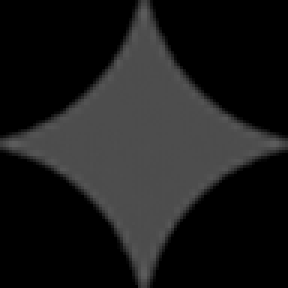
#> input picture scripts/gemini_watermark_alpha.png, 96 x 96 px, given in place of explore_world.png, which was not available (shown 3 times larger)
$ python build_explore_masks.py
#> lines starting #> are read from the running program, lines starting #| are printed output that depends on the picture; after the words box and inside, x2 and y2 are one past the last pixel; in counts of white or black regions, pixels touching at a corner belong together
"""Build the exploration world-map region masks: one alpha PNG per chapter (SCREEN_DESIGN §8-4 · ADR-0543).

The locked-chapter veil on the exploration tab is masked by these — it covers that chapter's LAND only.
- sea          = the sea-coloured mass touching the picture edge
- water        = saturated blue joined to the sea (rivers, shore rims) + river pieces cut off by bridges
                 (they run along a border between two chapters). Never in any chapter — water stays bright.
                 The frozen lake / oasis sit in the middle of one land, so they stay land
- chapter land = watershed from the seed polygons below (shrunk inwards) out to the colour edges
                 (rivers · cliffs · outlines). Tundra's blue-grey cliff walls are seeded to tundra (the plateau above)

Run after replacing the map picture:  python scripts/build_explore_masks.py [--overlay out.png]
- input  src/assets/art/backgrounds/source/explore_world.png, cropped like the installed WebP (CROP below)
- output src/assets/art/backgrounds/explore_world_mask/<chapter>.png  (same size as the installed map)
- re-draw SEEDS (percent of the cropped picture) if the new picture moves the lands
Requires numpy · scipy · Pillow. On this machine scipy needs anaconda's DLLs on PATH:
  PATH="/c/Users/user/anaconda3/Library/bin:$PATH" python scripts/build_explore_masks.py
"""

from __future__ import annotations

import argparse
from pathlib import Path

import numpy as np
from PIL import Image, ImageDraw, ImageFilter
from scipy import ndimage as ndi

ROOT = Path(__file__).resolve().parents[1]
SRC = ROOT / "src/assets/art/backgrounds/source/explore_world.png"
OUT = ROOT / "src/assets/art/backgrounds/explore_world_mask"
CROP = (0, 155, 1536, 155 + 714)   # same crop as explore_world.webp (src/assets/art/README.md)

# seed polygons — percent of the cropped picture · neighbours share vertices · only a rough "which land" guess
SEEDS = {
    1: [(0, 38), (8, 37.5), (13, 41), (18, 45), (21, 47), (21.5, 55), (22.5, 65), (22, 75), (21, 85), (20, 92), (10, 92), (0, 90)],
    2: [(0, 6), (15, 3), (34, 4), (33, 12), (33, 25), (31, 37), (26, 41), (21, 47), (18, 45), (13, 41), (8, 37.5), (0, 38)],
    3: [(21, 47), (26, 41), (31, 37), (38, 40), (44, 46), (51, 51), (54, 60), (55, 72), (54, 85), (55, 94), (40, 94), (20, 92), (21, 85), (22, 75), (22.5, 65), (21.5, 55)],
    4: [(34, 4), (45, 1), (61, 4), (62, 20), (63, 35), (62, 49), (58, 50), (51, 51), (44, 46), (38, 40), (31, 37), (33, 25), (33, 12)],
    5: [(51, 51), (58, 50), (62, 49), (70, 53), (78, 53), (83, 50), (84, 70), (85, 94), (70, 95), (55, 94), (54, 85), (55, 72), (54, 60)],
    6: [(61, 4), (75, 2), (88, 4), (86, 20), (85, 35), (83, 50), (78, 53), (70, 53), (62, 49), (63, 35), (62, 20)],
    7: [(88, 4), (92, 0), (100, 0), (100, 95), (85, 94), (84, 70), (83, 50), (85, 35), (86, 20)],
}
CLIFF_OWNER = 4        # blue-grey cliff walls belong to this land (tundra plateau)
SEA = np.array([15, 34, 54], float)
SEA_T = 22             # colour distance to the sea colour
SEED_IN = 28           # px the seed polygons are shrunk inwards
BORDER_BAND = 24       # px around a land-land seed border where a cut-off blue piece counts as river
FEATHER = 1.0          # px blur on the mask edge


def poly_mask(pts, w, h, value=1):
    img = Image.new("L", (w, h), 0)
    ImageDraw.Draw(img).polygon([(x * w / 100, y * h / 100) for x, y in pts], fill=value)
    return np.asarray(img)


def build(overlay: Path | None = None, muted: bool = False):
#> called with muted = False
    im = Image.open(SRC).convert("RGB").crop(CROP)
#> im: PIL image 1536x714 RGB; every value is 0
    w, h = im.size
#> w = 1536; h = 714
    a = np.asarray(im).astype(float)
#> a: shape (714, 1536, 3) float64; every value is 0

    mx, mn = a.max(axis=2), a.min(axis=2)
#> mx: shape (714, 1536) float64; every value is 0
    val = mx / 255
    sat = np.where(mx > 0, (mx - mn) / np.maximum(mx, 1), 0)
    r_, g_, b_ = a[..., 0], a[..., 1], a[..., 2]
    d = np.maximum(mx - mn, 1e-6)
#> d: shape (714, 1536) float64; every value is 1e-06
    hue = np.where(mx == r_, ((g_ - b_) / d) % 6, np.where(mx == g_, (b_ - r_) / d + 2, (r_ - g_) / d + 4)) / 6

    # sea — the sea-coloured mass touching the edge
    near = np.linalg.norm(a - SEA, axis=2) < SEA_T
#> near: shape (714, 1536) bool; every value is 0
    if muted:
        # Slate-teal water in the subdued redraw; exclude warm charcoal land and pale snow.
        near = (b_ - r_ > 7) & (g_ - r_ > 5) & (sat > 0.18) & (val < 0.52) & (hue > 0.47) & (hue < 0.63)
    lab, _ = ndi.label(near)
#> lab: shape (714, 1536) int32; every value is 0
    edge_ids = set(np.unique(np.concatenate([lab[0], lab[-1], lab[:, 0], lab[:, -1]]))) - {0}
#> edge_ids = 0 items
    sea = ndi.binary_opening(np.isin(lab, list(edge_ids)), iterations=1)

    # water joined to the sea — rivers · shore rims
    waterish = (sat > 0.62) & (val > 0.38) & (hue > 0.52) & (hue < 0.62)
    if muted:
        waterish = near & (sat > 0.24)
    lab, _ = ndi.label(waterish | sea)
    water = np.isin(lab, list(set(np.unique(lab[sea])) - {0})) & ~sea

    # river pieces cut off by bridges — they run along a land-land seed border (a lake sits in the middle of one land)
    plab = np.zeros((h, w), np.int16)
    for ch, pts in SEEDS.items():
        pv = poly_mask(pts, w, h, ch)
        plab[(pv > 0) & (plab == 0)] = pv[(pv > 0) & (plab == 0)]
#> this loop made 7 passes
#> pass 1, in build, `pv = poly_mask(pts, w, h, ch)`:
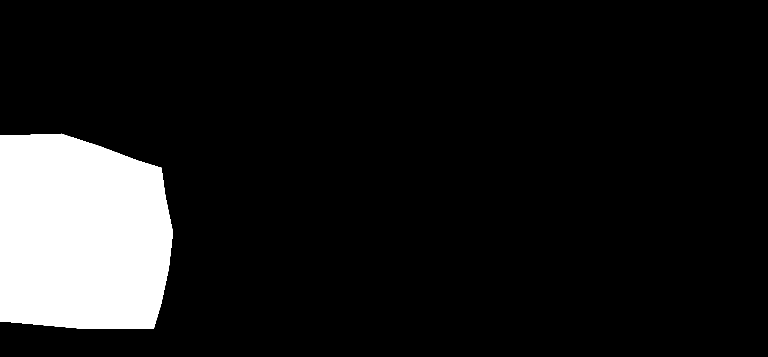
#> pv: shape (714, 1536) (shown at 1/2 size); values 0 (black) and 1 (white), 11% white; 1 white region, box (x1, y1, x2, y2) and area: (0, 267, 346, 657) 120445
#> after the loop:
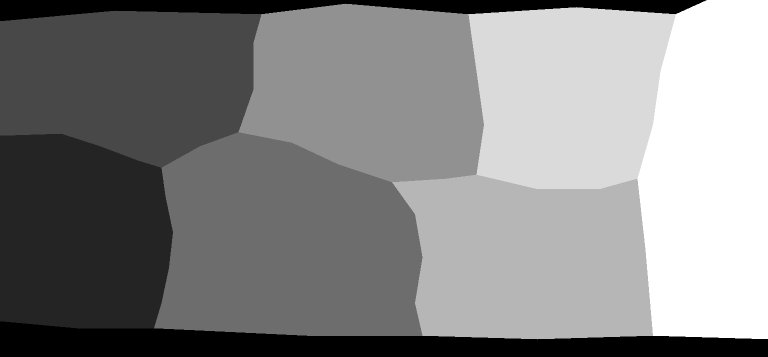
#> plab: shape (714, 1536) int16 (shown at 1/2 size); min 0, max 7, mean 3.68; drawn with min black and max white
    border = np.zeros((h, w), bool)
    for dy, dx in ((0, 1), (1, 0)):
        p, q = plab[:h - dy, :w - dx], plab[dy:, dx:]
        border[:h - dy, :w - dx] |= (p != q) & (p > 0) & (q > 0)
#> border: shape (714, 1536) bool; 0.32% white in thin lines or dots, all inside (x1, y1, x2, y2) = (0, 28, 1352, 672)
    band = ndi.distance_transform_edt(~border) < BORDER_BAND
#> band: shape (714, 1536) bool; 14.1% white; 1 white region, box (x1, y1, x2, y2) and area: (0, 5, 1375, 695) 154206
    wl, _ = ndi.label(waterish & ~water & ~sea)
    for i, sl in enumerate(ndi.find_objects(wl), start=1):
        comp = wl[sl] == i
        if comp.sum() >= 150 and band[sl][comp].mean() > 0.3:
            water[sl][comp] = True
#> this loop made 0 passes
    water = ndi.binary_opening(water, iterations=1)

    # land — tidy and fill holes BEFORE taking the water out (else a bridged river piece is filled as a "hole")
    land = ndi.binary_fill_holes(ndi.binary_opening(~sea, iterations=2)) & ~water
#> land: shape (714, 1536) bool; 100% white; black in thin lines or dots
    if muted:
        # Painterly sea strokes can resemble tiny islands; retain the seven large lands.
        components, count = ndi.label(land)
        sizes = np.bincount(components.ravel(), minlength=count + 1)
        land &= sizes[components] >= 256
    sea = sea | water
    cliff = (sat > 0.35) & (sat < 0.64) & (val > 0.28) & (val < 0.62) & (hue > 0.54) & (hue < 0.63) & land
    if muted:
        cliff = (sat > 0.06) & (sat < 0.28) & (val > 0.25) & (val < 0.65) & (hue > 0.50) & (hue < 0.63) & land

    # gradient of the blurred picture
    bl = np.stack([ndi.gaussian_filter(a[..., c], 1.2) for c in range(3)], axis=2)
    grad = sum(np.hypot(ndi.sobel(bl[..., c], 0), ndi.sobel(bl[..., c], 1)) for c in range(3))
    grad = np.clip(grad / np.percentile(grad, 99) * 255, 0, 255).astype(np.uint8)

    # markers — shrunk seed polygons · cliff walls near the cliff owner · sea = 8
    markers = np.zeros((h, w), np.int16)
    for ch, pts in SEEDS.items():
        inside = poly_mask(pts, w, h).astype(bool)
        markers[(ndi.distance_transform_edt(inside) > SEED_IN) & land] = ch
        if ch == CLIFF_OWNER:
            markers[cliff & (ndi.distance_transform_edt(~inside) < (25 if muted else 70)) & (markers == 0)] = ch
#> inside: shape (714, 1536) bool; 14.2% white; 1 white region, box (x1, y1, x2, y2) and area: (1274, 0, 1536, 678) 155663
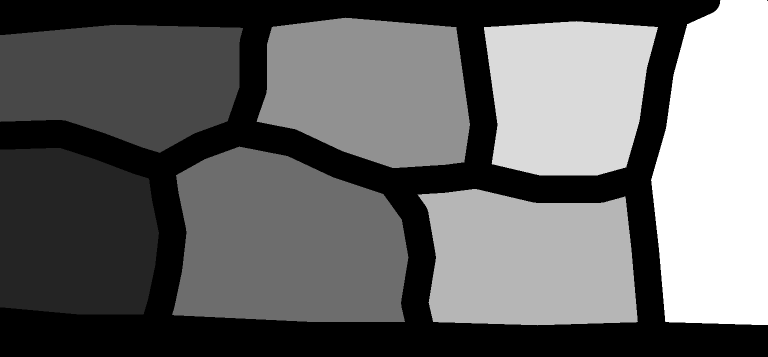
#> markers: shape (714, 1536) int16 (shown at 1/2 size); min 0, max 7, mean 2.79; drawn with min black and max white
    markers[ndi.binary_erosion(sea, iterations=3)] = 8

    labels = ndi.watershed_ift(grad, markers)
    labels[sea] = 8

    # tidy each land — one piece, no holes · leftover land goes to the nearest land
    clean = np.full((h, w), 8, np.int16)
    for ch in SEEDS:
        m = ndi.binary_opening(ndi.binary_closing(labels == ch, iterations=2) & land, iterations=1)
        lb, k = ndi.label(m)
        if k > 1:
            m = lb == 1 + int(np.argmax(ndi.sum(m, lb, range(1, k + 1))))
        clean[ndi.binary_fill_holes(m) & (clean == 8)] = ch
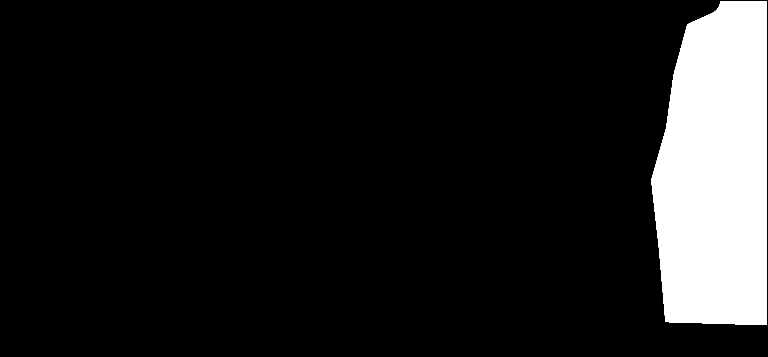
#> m: shape (714, 1536) bool (shown at 1/2 size); 11.7% white; 1 white region, box (x1, y1, x2, y2) and area: (1302, 2, 1534, 650) 128355
    gap = land & (clean == 8)
#> gap: shape (714, 1536) bool; 0.82% white; 1 white region, box (x1, y1, x2, y2) and area: (0, 0, 1536, 714) 8988
    if gap.any():
        iy, ix = ndi.distance_transform_edt(clean == 8, return_distances=False, return_indices=True)
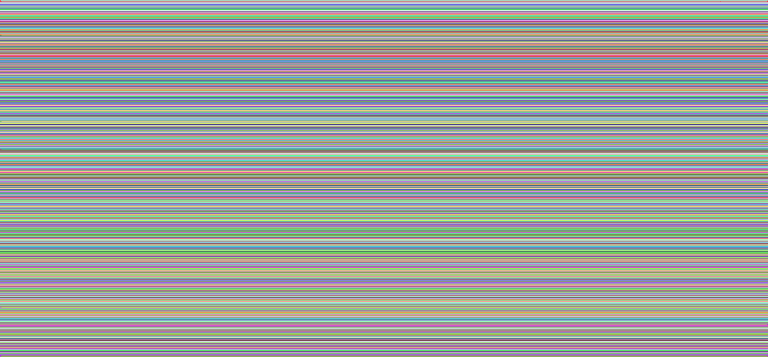
#> iy: shape (714, 1536) int32 (shown at 1/2 size); 710 distinct labels, from 2 to 711; one colour per label, 0 black
        clean[gap] = clean[iy, ix][gap]
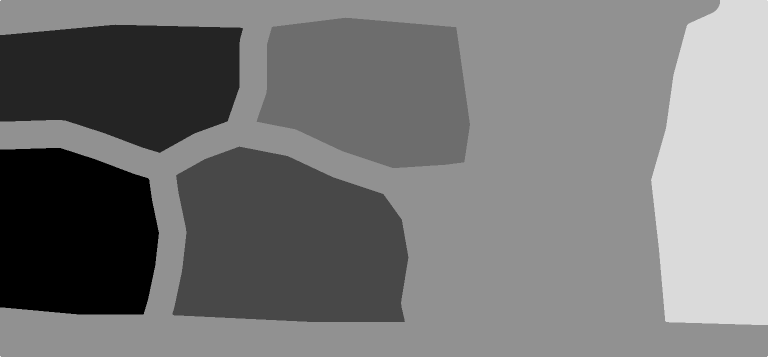
#> clean: shape (714, 1536) int16 (shown at 1/2 size); min 1, max 8, mean 4.28; drawn with min black and max white

    OUT.mkdir(parents=True, exist_ok=True)
    for ch in SEEDS:
        alpha = Image.fromarray(((clean == ch) * 255).astype(np.uint8)).filter(ImageFilter.GaussianBlur(FEATHER))
        rgba = Image.new("RGBA", (w, h), (0, 0, 0, 0))
        rgba.putalpha(alpha)
        rgba.save(OUT / f"{ch}.png", optimize=True)
        print(f"{ch}.png  {int((clean == ch).sum())} px")
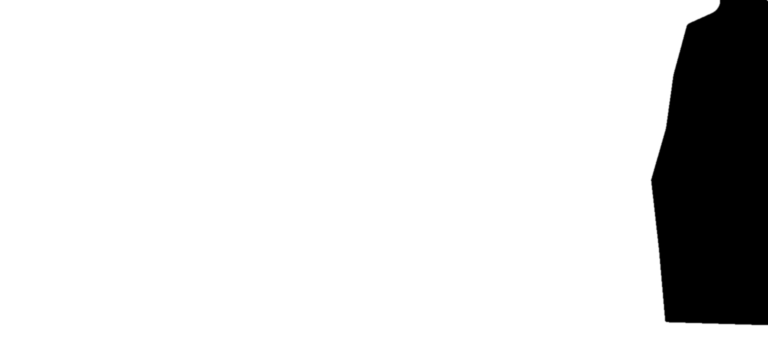
#> rgba: PIL image 1536x714 RGBA (shown at 1/2 size); mean R, G, B, A 0, 0, 0, 30.2; transparent parts drawn white

    if overlay:
        cols = {1: (255, 0, 0), 2: (0, 255, 0), 3: (255, 200, 0), 4: (0, 200, 255), 5: (255, 120, 0), 6: (255, 0, 255), 7: (255, 255, 255)}
        ov = a.copy()
        for ch, c in cols.items():
            m = clean == ch
            ov[m] = ov[m] * 0.55 + np.array(c) * 0.45
        edge = np.zeros((h, w), bool)
        edge[:-1] |= clean[:-1] != clean[1:]
        edge[:, :-1] |= clean[:, :-1] != clean[:, 1:]
        ov[edge] = (255, 255, 255)
        Image.fromarray(ov.astype(np.uint8)).save(overlay)
        print("overlay", overlay)


if __name__ == "__main__":
    parser = argparse.ArgumentParser(description=__doc__)
    parser.add_argument('--source', type=Path, default=SRC)
    parser.add_argument('--output-dir', type=Path, default=OUT)
    parser.add_argument('--crop', nargs=4, type=int, default=CROP, metavar=('LEFT', 'TOP', 'RIGHT', 'BOTTOM'))
    parser.add_argument('--overlay', type=Path)
    parser.add_argument('--muted', action='store_true', help='Detect the slate-teal water of the subdued map.')
    args = parser.parse_args()
    SRC, OUT, CROP = args.source, args.output_dir, tuple(args.crop)
    build(args.overlay, muted=args.muted)
